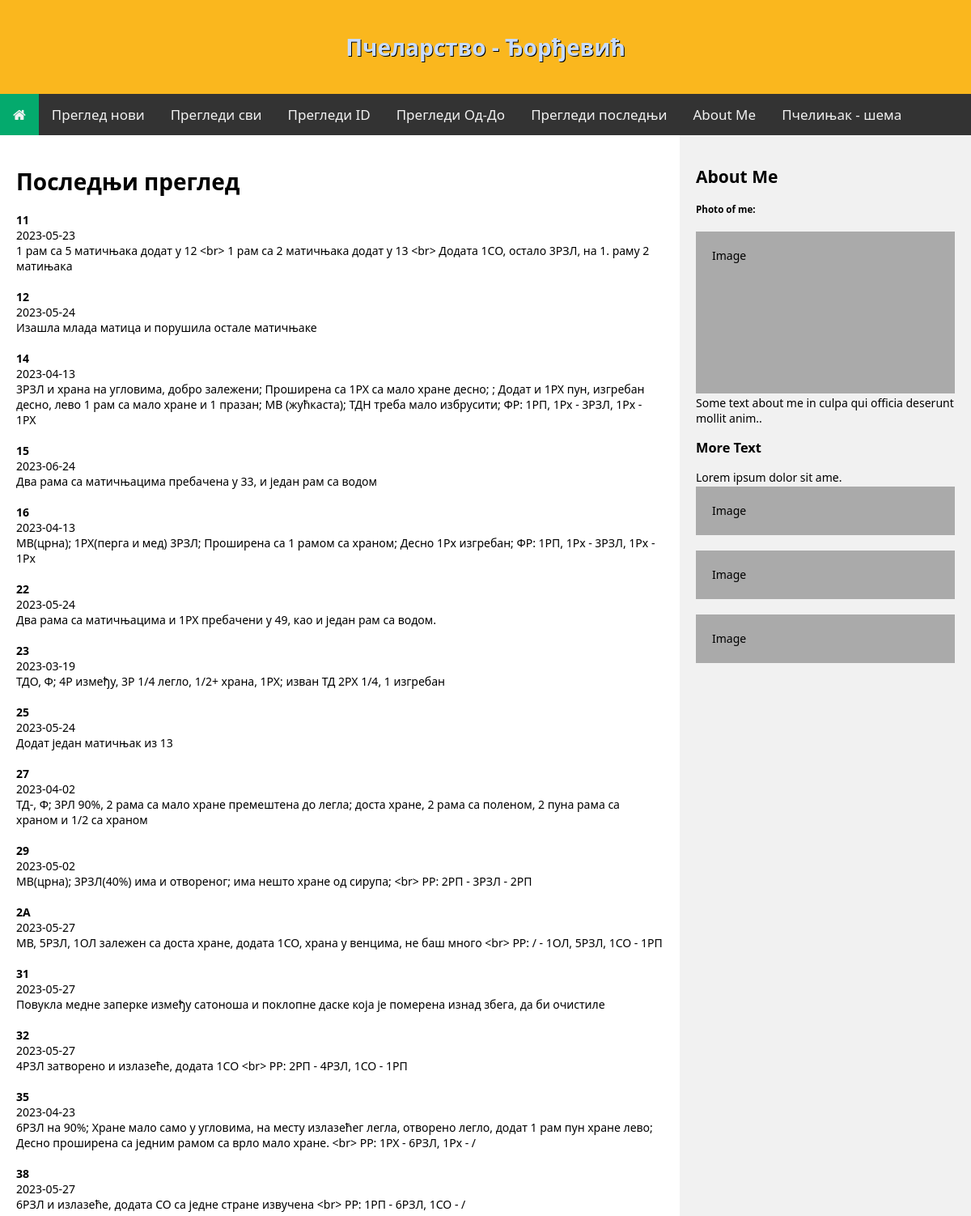
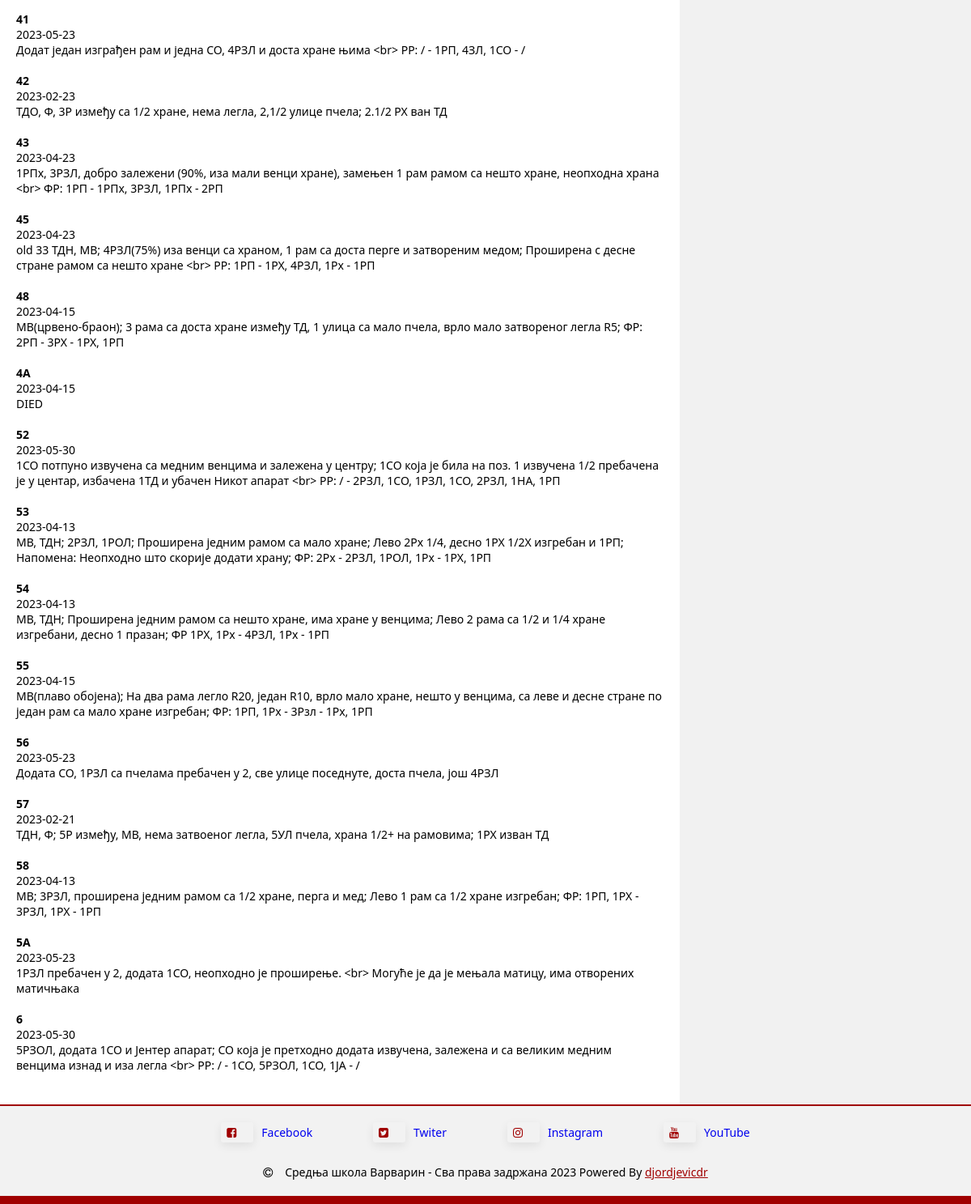
Screenshot of /inspect_last with the database file from the repository (2 pictures, top to bottom).
### tables this page shows
CREATE TABLE inspect (id INTEGER PRIMARY KEY ASC AUTOINCREMENT NOT NULL, hive_id TEXT (2) NOT NULL, note NVARCHAR (255) NOT NULL, date DATE NOT NULL);

### app.py (the view)
@app.route("/inspect_last")
def inspect_last():
    db = os.path.join(app.root_path, 'pcelinjak.db')
    con = sqlite3.connect(db)
    cur = con.cursor()
    sql="""
    SELECT I.hive_id, I.date, I.note
    FROM inspect AS I
    JOIN
    (
        SELECT hive_id, MAX(date) ldate
        FROM inspect
        GROUP BY hive_id
    ) as M
    ON I.hive_id = M.hive_id AND I.date = M.ldate
    ORDER BY    I.hive_id
    """
    cur.execute(sql)
    rew=cur.fetchall()
    con.close()
    nasl="Последњи преглед"
    return render_template("inspect_last.html", naslov=nasl, review=rew)

### templates/inspect_last.html
{% extends 'template.html' %}
{% block content %}
  {% if naslov %}
    <h1>{{naslov}}</h1>
  {% endif%}
	{% for (hive_id, date,  observation) in review %}
		<b>{{ hive_id }}</b><br />
		{{ date }}<br />
    {{ observation }}
		<br />
    <br />
	{% endfor %}
{% endblock content %}

### static/css/style.css (style rules this page uses)
* { box-sizing: border-box; }
body { margin: 0; font-family: 'Segoe UI', Tahoma, Geneva, Verdana, sans-serif; font-size: 14px; }

### rows the page displays
inspect: hive "12", date "2023-05-24", note "Изашла млада матица и порушила остале матичњаке"
inspect: hive "14", date "2023-04-13", note "3РЗЛ и храна на угловима, добро залежени; Проширена са 1РХ са мало хране десно; ; Додат и 1РХ пун, изгребан десно, лево 1 рам са мало хране и 1 празан; МВ (жућкаста); ТДН треба мало избрусити; ФР: 1РП, 1Рх - 3РЗЛ, 1Рх - 1РХ"
inspect: hive "15", date "2023-06-24", note "Два рама са матичњацима пребачена у 33, и један рам са водом"
inspect: hive "16", date "2023-04-13", note "МВ(црна); 1РХ(перга и мед) 3РЗЛ; Проширена са 1 рамом са храном; Десно 1Рх изгребан; ФР: 1РП, 1Рх - 3РЗЛ, 1Рх - 1Рх"
inspect: hive "22", date "2023-05-24", note "Два рама са матичњацима и 1РХ пребачени у 49, као и један рам са водом."
inspect: hive "23", date "2023-03-19", note "ТДО, Ф; 4Р између, 3Р 1/4 легло, 1/2+ храна, 1РХ; изван ТД 2РХ 1/4, 1 изгребан"
inspect: hive "25", date "2023-05-24", note "Додат један матичњак из 13"
inspect: hive "27", date "2023-04-02", note "ТД-, Ф; 3РЛ 90%, 2 рама са мало хране премештена до легла; доста хране, 2 рама са поленом, 2 пуна рама са храном и 1/2 са храном"
inspect: hive "31", date "2023-05-27", note "Повукла медне заперке између сатоноша и поклопне даске која је померена изнад збега, да би очистиле"
inspect: hive "42", date "2023-02-23", note "ТДО, Ф, 3Р између са 1/2 хране, нема легла, 2,1/2 улице пчела; 2.1/2 РХ ван ТД"
inspect: hive "48", date "2023-04-15", note "МВ(црвено-браон); 3 рама са доста хране између ТД, 1 улица са мало пчела, врло мало затвореног легла R5; ФР: 2РП - 3РХ - 1РХ, 1РП"
inspect: hive "4A", date "2023-04-15", note "DIED"
inspect: hive "53", date "2023-04-13", note "МВ, ТДН; 2РЗЛ, 1РОЛ; Проширена једним рамом са мало хране; Лево 2Рх 1/4, десно 1РХ 1/2Х изгребан и 1РП; Напомена: Неопходно што скорије додати храну; ФР: 2Рх - 2РЗЛ, 1РОЛ, 1Рх - 1РХ, 1РП"
inspect: hive "54", date "2023-04-13", note "МВ, ТДН; Проширена једним рамом са нешто хране, има хране у венцима; Лево 2 рама са 1/2 и 1/4 хране изгребани, десно 1 празан; ФР 1РХ, 1Рх - 4РЗЛ, 1Рх - 1РП"
inspect: hive "55", date "2023-04-15", note "МВ(плаво обојена); На два рама легло R20, један R10, врло мало хране, нешто у венцима, са леве и десне стране по један рам са мало хране изгребан; ФР: 1РП, 1Рх - 3Рзл - 1Рх, 1РП"
inspect: hive "56", date "2023-05-23", note "Додата СО, 1РЗЛ са пчелама пребачен у 2, све улице поседнуте, доста пчела, још 4РЗЛ"
inspect: hive "57", date "2023-02-21", note "ТДН, Ф; 5Р између, МВ, нема затвоеног легла, 5УЛ пчела, храна 1/2+ на рамовима; 1РХ изван ТД"
inspect: hive "58", date "2023-04-13", note "МВ; 3РЗЛ, проширена једним рамом са 1/2 хране, перга и мед; Лево 1 рам са 1/2 хране изгребан; ФР: 1РП, 1РХ - 3РЗЛ, 1РХ - 1РП"

### other values shown
{{ naslov }} "Последњи преглед"
{{ hive_id }} "11" "29" "2A" "32" "35" "38" "41" "43" "45" "52" "5A" "6"
{{ date }} "2023-05-23" "2023-05-02" "2023-05-27" "2023-05-27" "2023-04-23" "2023-05-27" "2023-05-23" "2023-04-23" "2023-04-23" "2023-05-30" "2023-05-23" "2023-05-30"
{{ observation }} "1 рам са 5 матичњака додат у 12 <br> 1 рам са 2 матичњака додат у 13 <br> Додата 1СО, остало 3РЗЛ, на 1. раму 2 матињака" "МВ(црна); 3РЗЛ(40%) има и отвореног; има нешто хране од сирупа; <br> РР: 2РП - 3РЗЛ - 2РП" "МВ, 5РЗЛ, 1ОЛ залежен са доста хране, додата 1СО, храна у венцима, не баш много <br> РР: / - 1ОЛ, 5РЗЛ, 1СО - 1РП" "4РЗЛ затворено и излазеће, додата 1СО <br> РР: 2РП - 4РЗЛ, 1СО - 1РП" "6РЗЛ на 90%; Хране мало само у угловима, на месту излазећег легла, отворено легло, додат 1 рам пун хране лево; Десно проширена са једним рамом са врло мало хране. <br> РР: 1РХ - 6РЗЛ, 1Рх - /" "6РЗЛ и излазеће, додата СО са једне стране извучена <br> РР: 1РП - 6РЗЛ, 1СО - /" "Додат један изграђен рам и једна СО, 4РЗЛ и доста хране њима <br> РР: / - 1РП, 4ЗЛ, 1СО - /" "1РПх, 3РЗЛ, добро залежени (90%, иза мали венци хране), замењен 1 рам рамом са нешто хране, неопходна храна <br> ФР: 1РП - 1РПх, 3РЗЛ, 1РПх - 2РП" "old 33 ТДН, МВ; 4РЗЛ(75%) иза венци са храном, 1 рам са доста перге и затвореним медом; Проширена с десне стране рамом са нешто хране <br> РР: 1РП - 1РХ, 4РЗЛ, 1Рх - 1РП" "1РЗЛ пребачен у 2, додата 1СО, неопходно је проширење. <br> Могуће је да је мењала матицу, има отворених матичњака" "5РЗОЛ, додата 1СО и Јентер апарат; СО која је претходно додата извучена, залежена и са великим медним венцима изнад и иза легла <br> РР: / - 1СО, 5РЗОЛ, 1СО, 1ЈА - /"
